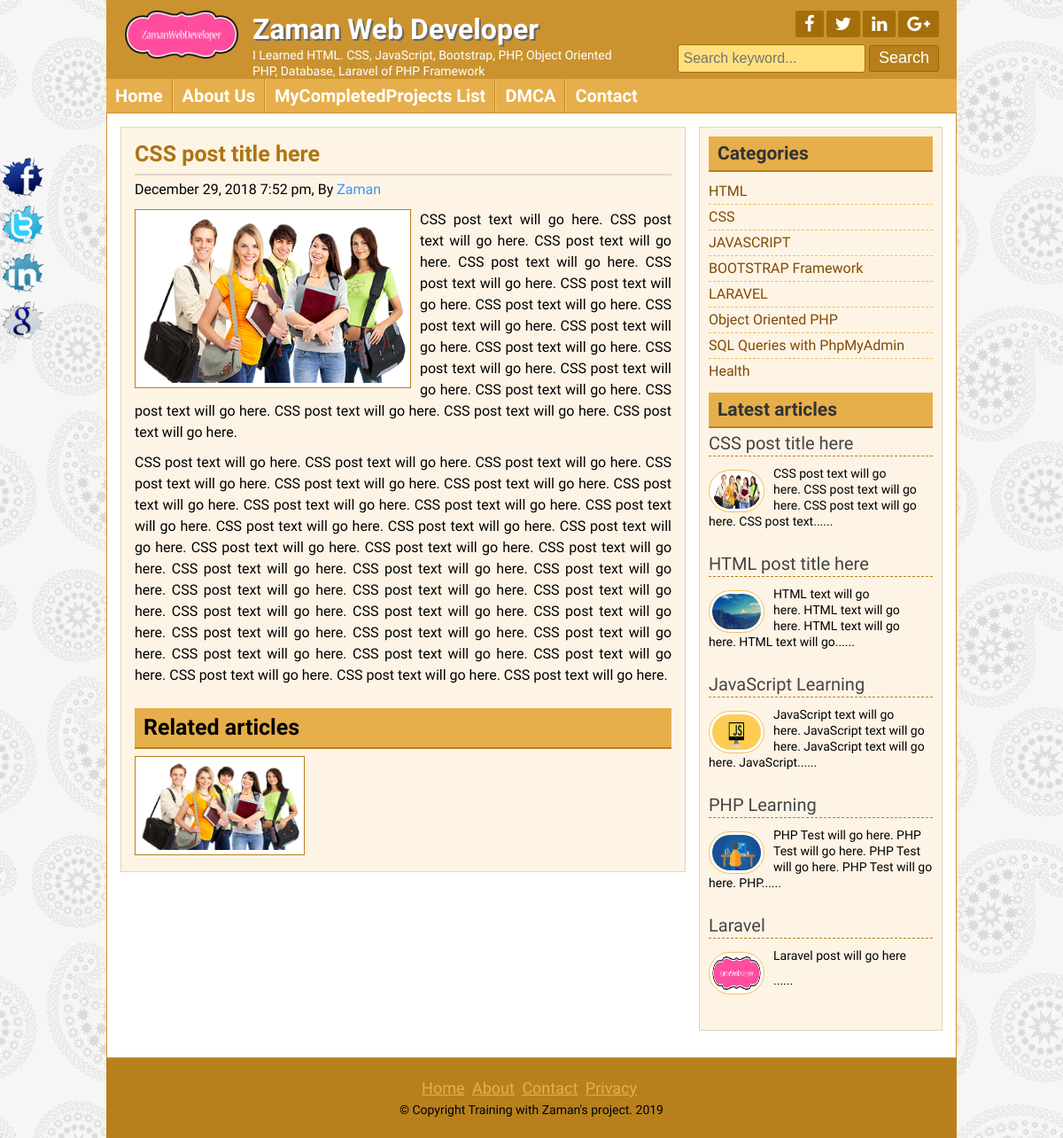
Page /post.php?id=22 on the committed database.
### tables this page shows
CREATE TABLE `title_slogan` (
  `id` int(11) NOT NULL,
  `title` varchar(255) NOT NULL,
  `slogan` varchar(255) NOT NULL,
  `logo` varchar(255) NOT NULL
);

CREATE TABLE `tbl_social` (
  `id` int(11) NOT NULL,
  `fb` varchar(255) NOT NULL,
  `tw` varchar(255) NOT NULL,
  `ln` varchar(255) NOT NULL,
  `gp` varchar(255) NOT NULL
);

CREATE TABLE `tbl_page` (
  `id` int(11) NOT NULL,
  `name` varchar(255) NOT NULL,
  `body` text NOT NULL
);

CREATE TABLE `tbl_post` (
  `id` int(11) NOT NULL,
  `cat` int(11) NOT NULL,
  `title` varchar(2555) NOT NULL,
  `body` text NOT NULL,
  `image` varchar(255) NOT NULL,
  `author` varchar(50) NOT NULL,
  `tags` varchar(255) NOT NULL,
  `date` timestamp NOT NULL DEFAULT CURRENT_TIMESTAMP,
  `userid` int(11) NOT NULL
);

CREATE TABLE `tbl_category` (
  `id` int(11) NOT NULL,
  `name` varchar(50) NOT NULL
);

CREATE TABLE `tbl_footer` (
  `id` int(11) NOT NULL,
  `note` varchar(255) NOT NULL
);

### lib/Database.php (called while the page is built, shortened)
<?php
Class Database{
	public $host   = DB_HOST;
	public $user   = DB_USER;
	public $pass   = DB_PASS;
	public $dbname = DB_NAME;
	public $link;
	private function connectDB(){
	$this->link = new mysqli($this->host, $this->user, $this->pass, $this->dbname);
 }
	public function select($query){
		$result = $this->link->query($query) or die($this->link->error.__LINE__);
		if($result->num_rows > 0){
			return $result;
		} else {
			return false;
		}
	}
}

### helpers/Format.php (called while the page is built, shortened)
<?php
class Format{
    public function formateDate($date){
        return date('F j, Y g:i a', strtotime($date));
    }
    public function textShorten($text, $limit = 400){
        $text = $text. " ";
        $text = substr($text, 0, $limit);
        $text = substr($text, 0, strripos($text, ' '));
        $text = $text."......";
        return $text;
    }
}
?>

### post.php (the view)
<?php include 'inc/header.php'?>
<?php
    if (!isset($_GET['id']) || $_GET['id'] == null ){
        header("Location: 404.php");
    }else{
        $id = $_GET['id'];
    }
?>
	<div class="contentsection contemplete clear">
		<div class="maincontent clear">
			<div class="about">
<?php
			$query = "select * from tbl_post where id=$id";
			$post = $db->select($query);
            if ($post){
            	while ($result=$post->fetch_assoc()){
?>
				<h2><?php echo $result['title'];?></h2>
                    <h4><?php echo $fm->formateDate($result['date']);?>, By <a href="#"><?php echo $result['author'];?></a></h4>
                    <img src="zaman/<?php echo $result['image'];?>" alt="post image"/>
                    <?php echo $result['body'];?>
				<div class="relatedpost clear">
					<h2>Related articles</h2>
                    <?php
                        $catId = $result['cat'];
                        $queryReleted = "select * from tbl_post where cat='$catId' order by rand() limit 6";
                        $postReleted = $db->select($queryReleted);
                        if ($postReleted) {
                            while ($resultReleted = $postReleted->fetch_assoc()) {
                                ?>
                                <a href="post.php?id=<?php echo $resultReleted['id'];?>">
                                    <img src="zaman/<?php echo $resultReleted['image'];?>" alt="post image"/>
                                </a>
                                <?php
                            }
                        }else{
                            echo "No Releted Post Available!!!";
                        }
                     ?>
				</div>
                <?php } }else{ header("Location: 404.php"); } ?>
	</div>
		</div>
	<?php include 'inc/sidebar.php'?>
	</div>
<?php include 'inc/footer.php'?>

### inc/header.php (shortened to what this page needs)
<?php include 'lib/Database.php'; ?>
<?php include 'helpers/Format.php'; ?>
<?php
    $db = new Database();
    $fm = new Format();
?>
<!DOCTYPE html>
<html>
<head>
	<link rel="stylesheet" href="font-awesome-4.5.0/css/font-awesome.css">
	<link rel="stylesheet" href="css/nivo-slider.css" type="text/css" media="screen" />
	<link rel="stylesheet" href="style.css">
</head>
<body>
	<div class="headersection templete clear">
		<a href="index.php">
			<div class="logo">
<?php
                    $query = "SELECT * FROM title_slogan WHERE id='1'";
                    $blog_title = $db->select($query);
                    if ($blog_title) {
                        while ($result = $blog_title->fetch_assoc()) {
?>
				<img src="zaman/<?php echo $result['logo'];?>" alt="Logo"/>
				<h2><?php echo $result['title'];?></h2>
				<p><?php echo $result['slogan'];?></p>
<?php
		}
	}
?>
			</div>
		</a>
		<div class="social clear">
			<div class="icon clear">
<?php
                    $query = "SELECT * FROM tbl_social WHERE id='1'";
                    $socialmedia = $db->select($query);
                    if ($socialmedia) {
                        while ($result = $socialmedia->fetch_assoc()) {
?>
				<a href="<?php echo $result['fb'];?>" target="_blank"><i class="fa fa-facebook"></i></a>
				<a href="<?php echo $result['tw'];?>" target="_blank"><i class="fa fa-twitter"></i></a>
				<a href="<?php echo $result['ln'];?>" target="_blank"><i class="fa fa-linkedin"></i></a>
				<a href="<?php echo $result['gp'];?>" target="_blank"><i class="fa fa-google-plus"></i></a>
<?php } }?>
			</div>
			<div class="searchbtn clear">
			<form action="search.php" method="get">
				<input type="text" name="search" placeholder="Search keyword..."/>
				<input type="submit" name="submit" value="Search"/>
			</form>
			</div>
		</div>
	</div>
<div class="navsection templete">
<?php
    $path = $_SERVER['SCRIPT_FILENAME'];
    $currentpage = basename($path, '.php');
?>
	<ul>
		<li><a <?php if ($currentpage == 'index') {echo 'id="active"';}?> href="index.php">Home</a></li>
<?php
            $query = "SELECT * FROM tbl_page";
            $pages = $db->select($query);
            if ($pages) {
                while ($result = $pages->fetch_assoc()) {
?>
        <li><a
        <?php
        	if (isset($_GET['pageid']) && $_GET['pageid'] == $result['id'] ) {
        		echo 'id="active"';
        	}
       	?>
        href="page.php?pageid=<?php echo $result['id']; ?>"><?php echo $result['name']; ?></a></li>
<?php } }?>
		<li><a <?php if ($currentpage == 'contact') {echo 'id="active"';}?> href="contact.php">Contact</a></li>
	</ul>
</div>

### inc/sidebar.php
<div class="sidebar clear">
			<div class="samesidebar clear">
				<h2>Categories</h2>
					<ul>
                        <?php
                            $query = "select * from tbl_category";
                            $category = $db->select($query);
                            if ($category) {
                                while ($result = $category->fetch_assoc()) {
                        ?>
                                    <li><a href="posts.php?category=<?php echo $result['id'];?>"><?php echo $result['name'];?></a></li>
                        <?php
                                }
                            }else{
                                ?><li>No Category Created</li><?php
                            }
                        ?>
					</ul>
			</div>
			<div class="samesidebar clear">
				<h2>Latest articles</h2>
			<?php
				$query = "select * from tbl_post limit 5";
				$post = $db->select($query);
	            if ($post){
	            	while ($result=$post->fetch_assoc()){
			?>
					<div class="popular clear">
							<h3><a href="post.php?id=<?php echo $result['id'];?>"><?php echo $result['title'];?></a></h3>
						<a href="post.php?id=<?php echo $result['id'];?>">
							<img src="zaman/<?php echo $result['image'];?>" alt="post image"/>
						</a>
						<?php echo $fm->textShorten($result['body'],120);?>
					</div>
            <?php } }else{header("Location:404.php");}?>
			</div>
		</div>

### inc/footer.php (shortened to what this page needs)
<div class="footersection templete clear">
	  <div class="footermenu clear">
		<ul>
			<li><a href="#">Home</a></li>
			<li><a href="#">About</a></li>
			<li><a href="#">Contact</a></li>
			<li><a href="#">Privacy</a></li>
		</ul>
	  </div>
<?php
                    $query = "SELECT * FROM tbl_footer WHERE id='1'";
                    $footernote = $db->select($query);
                    if ($footernote) {
                        while ($result = $footernote->fetch_assoc()) {
?>
	  <p>&copy; <?php echo $result['note'];?> <?php echo date('Y');?></p>
<?php } }
?>
	</div>
	<div class="fixedicon clear">
<?php
                    $query = "SELECT * FROM tbl_social WHERE id='1'";
                    $socialmedia = $db->select($query);
                    if ($socialmedia) {
                        while ($result = $socialmedia->fetch_assoc()) {
?>
		<a href="<?php echo $result['fb'];?>" target="_blank"><img src="images/fb.png" alt="Facebook"/></a>
		<a href="<?php echo $result['tw'];?>" target="_blank"><img src="images/tw.png" alt="Twitter"/></a>
		<a href="<?php echo $result['ln'];?>" target="_blank"><img src="images/in.png" alt="LinkedIn"/></a>
		<a href="<?php echo $result['gp'];?>" target="_blank"><img src="images/gl.png" alt="GooglePlus"/></a>
<?php } }?>
	</div>
</body>
</html>

### rows in the picture
title_slogan: logo (picture), title "Zaman Web Developer", slogan "I Learned HTML. CSS, JavaScript, Bootstrap, PHP, Object Oriented PHP, Database, Laravel of PHP Framework"
tbl_page: name "About Us"
tbl_page: name "MyCompletedProjects List"
tbl_page: name "DMCA"
tbl_post: title "CSS post title here", date "December 29, 2018 7:52 pm", author "Zaman", image (picture), body "CSS post text will go here. CSS post text will go here. CSS post text will go here. CSS post text will go here. CSS post text will go here. CSS post text will go here. CSS post text will go here. CSS post text will go here. CSS post text will go here. CSS post text will go here. CSS post text will go here. CSS post text will go here. CSS post text will go here. CSS post text will go here. CSS post text will go here. CSS post text will go here. CSS post text will go here. CSS post text will go here. CSS post text will go here. CSS post text will go here. CSS post text will go here. CSS post text will go here. CSS post text will go here. CSS post text will go here. CSS post text will go here.…", body "CSS post text will go here. CSS post text will go here. CSS post text will go here. CSS post text......"
tbl_category: name "HTML"
tbl_category: name "CSS"
tbl_category: name "JAVASCRIPT"
tbl_category: name "BOOTSTRAP Framework"
tbl_category: name "LARAVEL"
tbl_category: name "Object Oriented PHP"
tbl_category: name "SQL Queries with PhpMyAdmin"
tbl_category: name "Health"
tbl_post: title "HTML post title here", image (picture), body "HTML text will go here. HTML text will go here. HTML text will go here. HTML text will go......"
tbl_post: title "JavaScript Learning", image (picture), body "JavaScript text will go here. JavaScript text will go here. JavaScript text will go here. JavaScript......"
tbl_post: title "PHP Learning", image (picture), body "PHP Test will go here. PHP Test will go here. PHP Test will go here. PHP Test will go here. PHP......"
tbl_post: title "Laravel", image (picture), body "Laravel post will go here ......"
tbl_footer: note "Copyright Training with Zaman's project."
